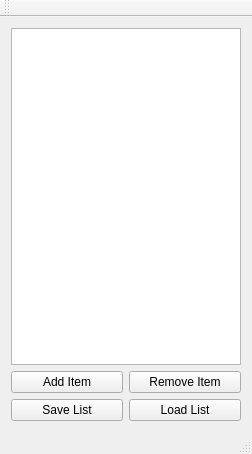
<?xml version="1.0" encoding="UTF-8"?>
<ui version="4.0">
 <class>MainWindow</class>
 <widget class="QMainWindow" name="MainWindow">
  <property name="geometry">
   <rect>
    <x>0</x>
    <y>0</y>
    <width>252</width>
    <height>454</height>
   </rect>
  </property>
  <property name="windowTitle">
   <string>MainWindow</string>
  </property>
  <widget class="QWidget" name="centralWidget">
   <layout class="QGridLayout" name="gridLayout">
    <item row="0" column="0" colspan="2">
     <widget class="QListWidget" name="listWidget"/>
    </item>
    <item row="1" column="0">
     <widget class="QPushButton" name="btnAdd">
      <property name="text">
       <string>Add Item</string>
      </property>
     </widget>
    </item>
    <item row="1" column="1">
     <widget class="QPushButton" name="btnRemove">
      <property name="text">
       <string>Remove Item</string>
      </property>
     </widget>
    </item>
    <item row="2" column="0">
     <widget class="QPushButton" name="btnSave">
      <property name="text">
       <string>Save List</string>
      </property>
     </widget>
    </item>
    <item row="2" column="1">
     <widget class="QPushButton" name="btnLoad">
      <property name="text">
       <string>Load List</string>
      </property>
     </widget>
    </item>
   </layout>
  </widget>
  <widget class="QMenuBar" name="menuBar">
   <property name="geometry">
    <rect>
     <x>0</x>
     <y>0</y>
     <width>252</width>
     <height>22</height>
    </rect>
   </property>
  </widget>
  <widget class="QToolBar" name="mainToolBar">
   <attribute name="toolBarArea">
    <enum>TopToolBarArea</enum>
   </attribute>
   <attribute name="toolBarBreak">
    <bool>false</bool>
   </attribute>
  </widget>
  <widget class="QStatusBar" name="statusBar"/>
 </widget>
 <layoutdefault spacing="6" margin="11"/>
 <resources/>
 <connections/>
</ui>
